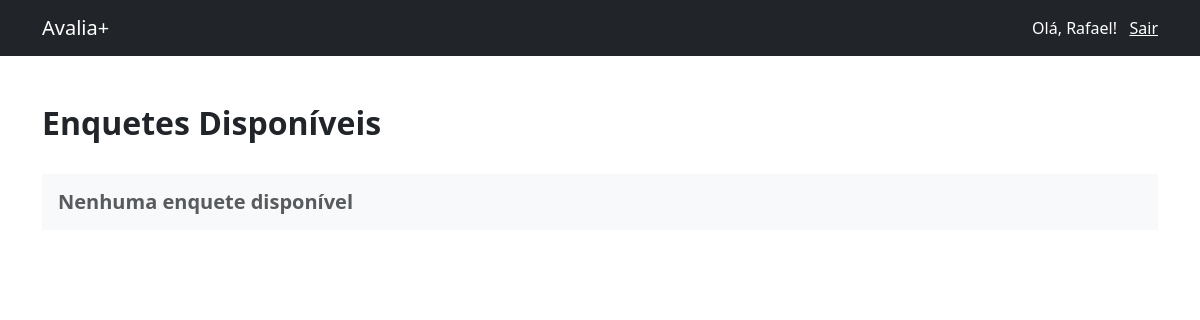
Page /aluno/enquetes (signed in) on the earlier database version.
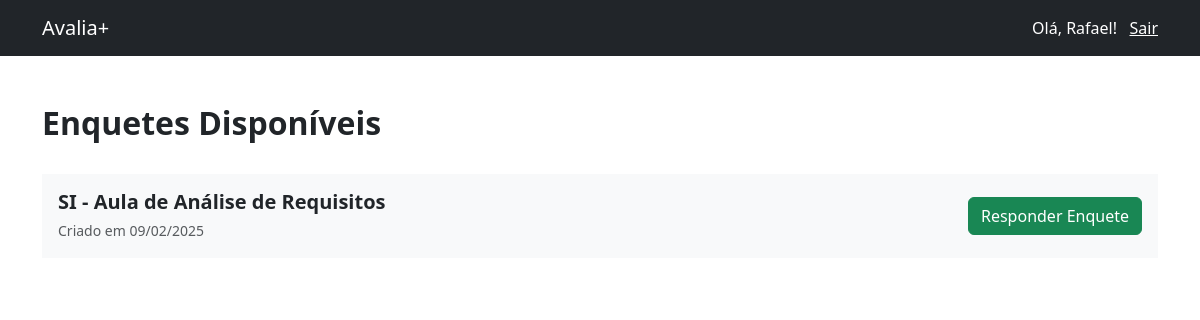
Same page on the later database version.
### tables this page shows
CREATE TABLE enquetes (
          id INTEGER PRIMARY KEY AUTOINCREMENT,
          titulo TEXT NOT NULL,
          perguntas TEXT,
          usuario_id INTEGER NOT NULL,
          criado_em TIMESTAMP DEFAULT CURRENT_TIMESTAMP,
          FOREIGN KEY (usuario_id) REFERENCES usuarios(id) ON DELETE CASCADE
        );

### routes.py (the view)
@login_required
def aluno_enquetes():
  if current_user.perfil != 'aluno':
    return redirect(url_for('index'))
  enquetes = db.recuperar_enquetes_disponiveis(current_user.id)
  return render_template('aluno/enquetes.html', enquetes=enquetes)

### auth.py (called while the page is built)
    @self.login_manager.user_loader
    def load_user(user_id):
      return self.db.recuperar_usuario(user_id)

### database.py (called while the page is built)
  def _connect(self):
    return sqlite3.connect(self.db_name)

  def recuperar_usuario(self, id):
    conn = self._connect()
    cursor = conn.cursor()
    cursor.execute('SELECT id, email, nome, senha, perfil FROM usuarios WHERE id = ?', (id,))
    usuario = cursor.fetchone()
    conn.close()
    if usuario:
      return User(usuario[0], usuario[1], usuario[2], usuario[3], usuario[4])
    else:
      return None

### templates/aluno/enquetes.html (shortened to what this page needs)
{% extends "index.html" %}
{% block content %}
  <div class="container py-5">
    <div class="d-flex w-100 justify-content-between align-items-center">
      <h2><strong>Enquetes Disponíveis</strong></h2>
    </div>
    <div class="mt-4">
      {% for enquete in enquetes %}
        <div class="bg-light p-3 d-flex justify-content-between align-items-center mt-4">
          <div>
            <h5 class="mb-0"><strong>{{ enquete.titulo }}</strong></h5>
            <div class="text-muted pt-1">
              <small>Criado em {{ enquete.criado_em }}</small>
            </div>
          </div>
          <a href="{{ url_for('responder_enquete', enquete_id=enquete.id) }}" class="btn btn-success">Responder Enquete</a>
        </div>
      {% endfor %}
      {% if enquetes|length == 0 %}
        <div class="bg-light p-3 d-flex justify-content-between align-items-center mt-4">
          <div>
            <h5 class="mb-0"><strong class="text-muted">Nenhuma enquete disponível</strong></h5>
          </div>
        </div>
      {% endif %}
    </div>
  </div>
{% endblock %}

Differences in the rows shown:
added enquetes: titulo "SI - Aula de Análise de Requisitos", criado_em "09/02/2025"
Other differences:
text no longer shown: "Nenhuma enquete disponível"
